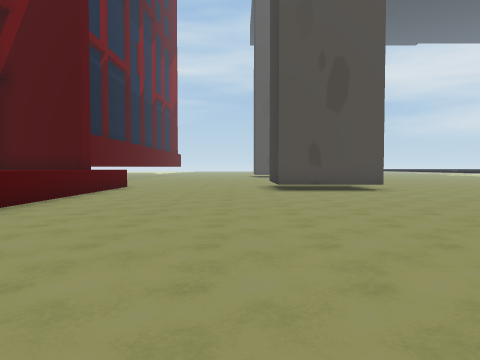
View 1 (above)

17 first-person views from a walk through a 3-D level made in the Unity game engine. The camera is 1.3 m above the floor, tilts 2° down and sees 70° across. The floor is counted in squares, 2 m on a side. Each view is taken from the middle of a square. On the plan, view 1 faces up. The plan holds only what a view shows up to about 10 squares ahead; the rest is blank. The place goes on beyond the plan. Some surface patterns are stand-ins.

View 2
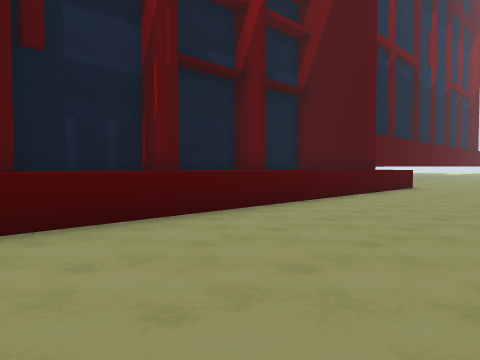

View 3
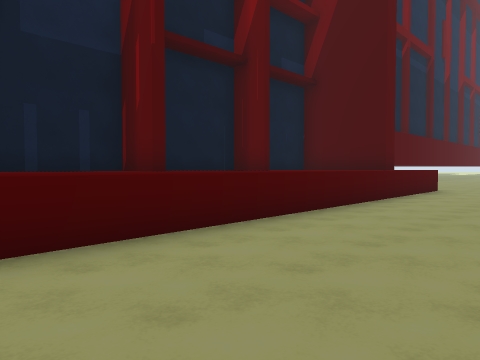

View 4
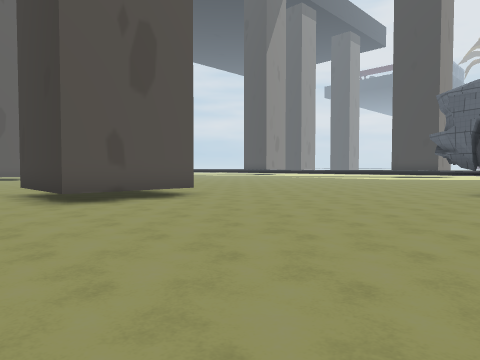

View 5
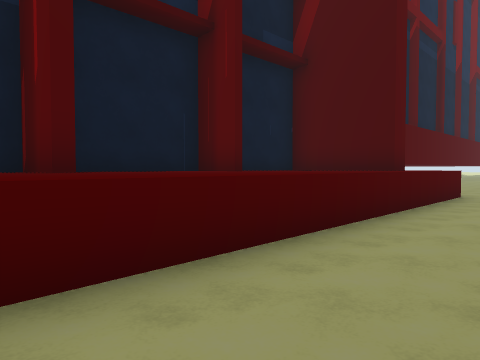

View 6
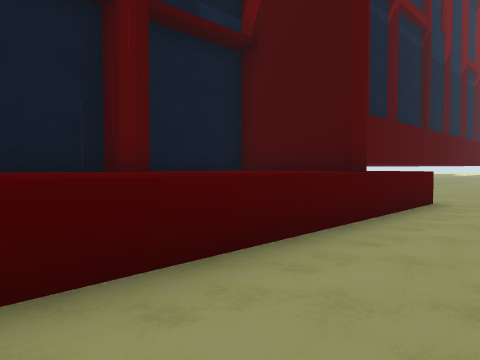

View 7
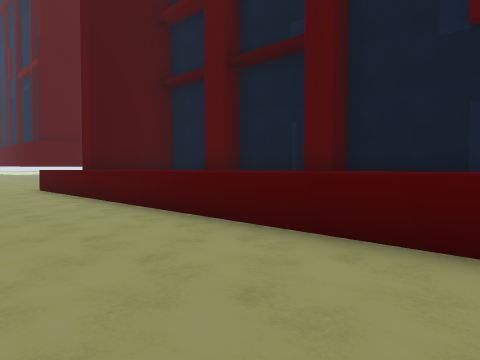

View 8
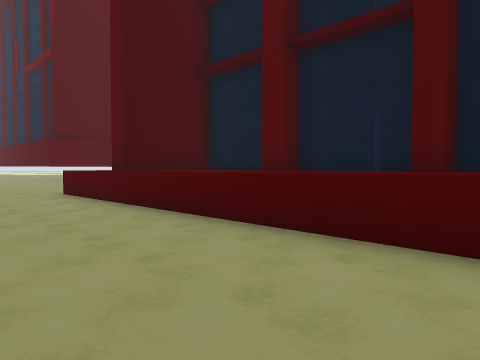

View 9
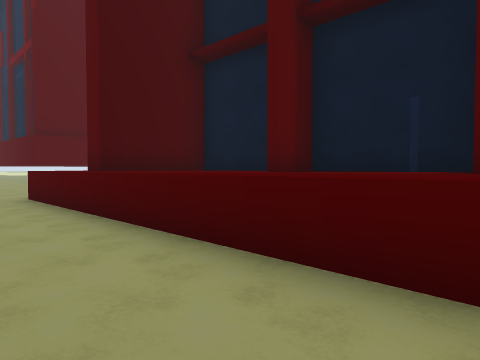

View 10
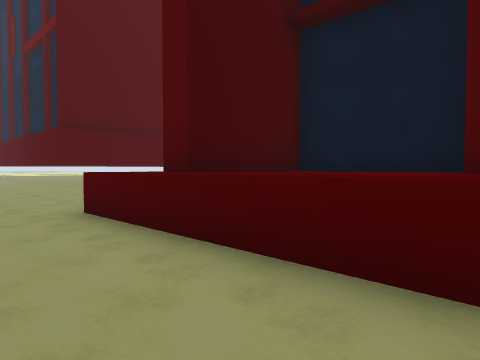

View 11
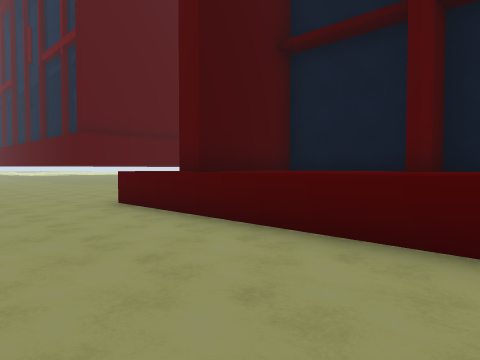

View 12
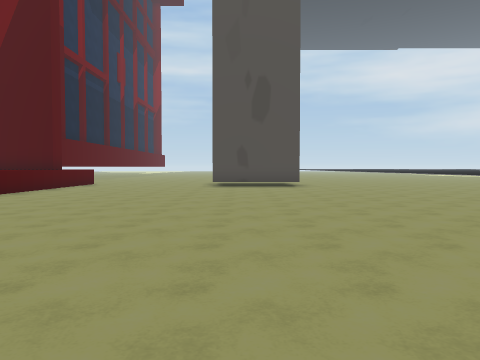

View 13
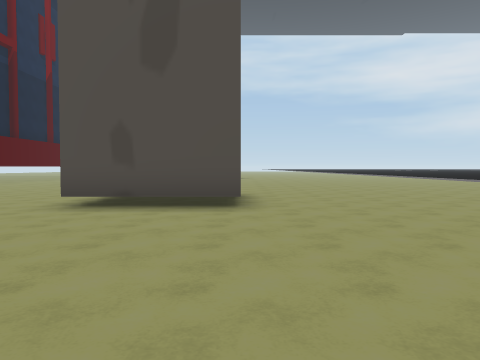

View 14
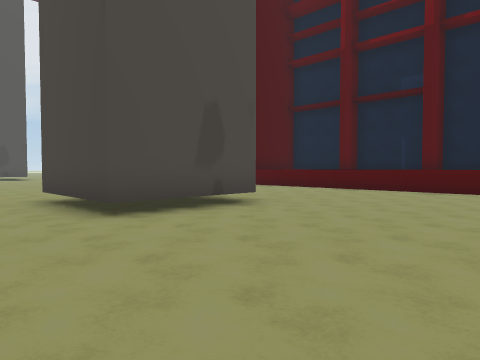

View 15
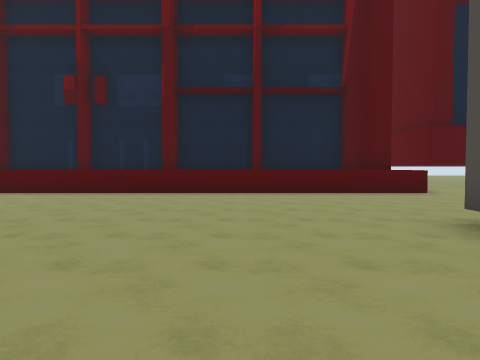

View 16
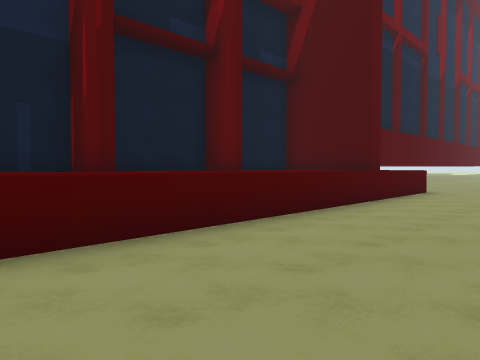

View 17
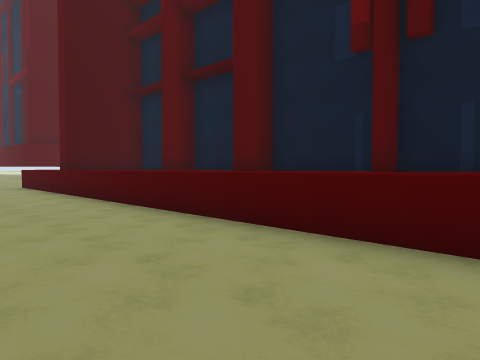

### Floor plan
Key: @ floor where view 1 was taken; # wall or solid block; . floor; ^ raised ledge.
Columns run from 8 left of view 1 to 9 right of it. Each row starts with its distance up from view 1.
 10 ^ ^^^....####..##
  9 ^^^^^..........##
  8 ^^^^^..........##
  7 ^^^^^..........###
  6 ^^^^^..........###
  5 ^^^^^..........###
  4 ^^^^^..........
  3 ^^^^^..........
  2 ^^^^^..........
  1 ^^^^^..........
  0 ^ ^^^...@......
 -1 ^^^^^..........
 -2 ^^^^^.........
 -3 ^^^^^....####.
 -4 ^^^^^....   #.
 -5 ^^^^^...    #.
 -6 ^^^^^...   ...
 -7 ^^^^^..    ..
 -8 ###^^..    ..
 -9    ^^..    ..
-10     ...
-11    ....
-12    ...
-13    ...
-14    ...
-15    ...

Where each view was taken, in squares from view 1:
view 1: 0 up, 0 right, facing up
view 2: 0 up, 0 right, facing up-left
view 3: 1 up, 1 left, facing up-left
view 4: 3 up, 1 left, facing up-right
view 5: 3 up, 2 left, facing up-left
view 6: 5 up, 2 left, facing up-left
view 7: 2 up, 1 left, facing down-left
view 8: 0 up, 1 left, facing down-left
view 9: 1 down, 2 left, facing down-left
view 10: 4 down, 2 left, facing down-left
view 11: 3 down, 1 left, facing down-left
view 12: 2 down, 2 right, facing up
view 13: 4 up, 4 right, facing up
view 14: 2 up, 6 right, facing down-left
view 15: 7 up, 5 right, facing left
view 16: 2 up, 1 left, facing up-left
view 17: 4 up, 1 left, facing down-left
